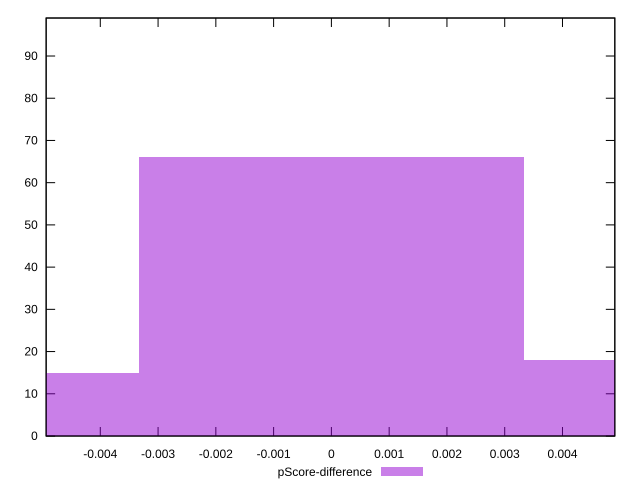

The script that saved this image:
reset

$pScoreDifference <<EOF
0 66
0.006666846543491657 18
-0.006666846543491657 15
EOF

set key outside below
set boxwidth 0.006666846543491657
set xrange [-0.004937295187182333:0.004905877165673034]
set yrange [0:99]
set trange [0:99]
set style fill transparent solid 0.5 noborder
set terminal svg size 640, 490 enhanced background rgb 'white'
set output "reports/report_00027_2021-02-24T12-40-31.850Z/mainthread-work-breakdown/samples/card/pScore-difference/histogram.svg"

plot $pScoreDifference title "pScore-difference" with boxes

reset
